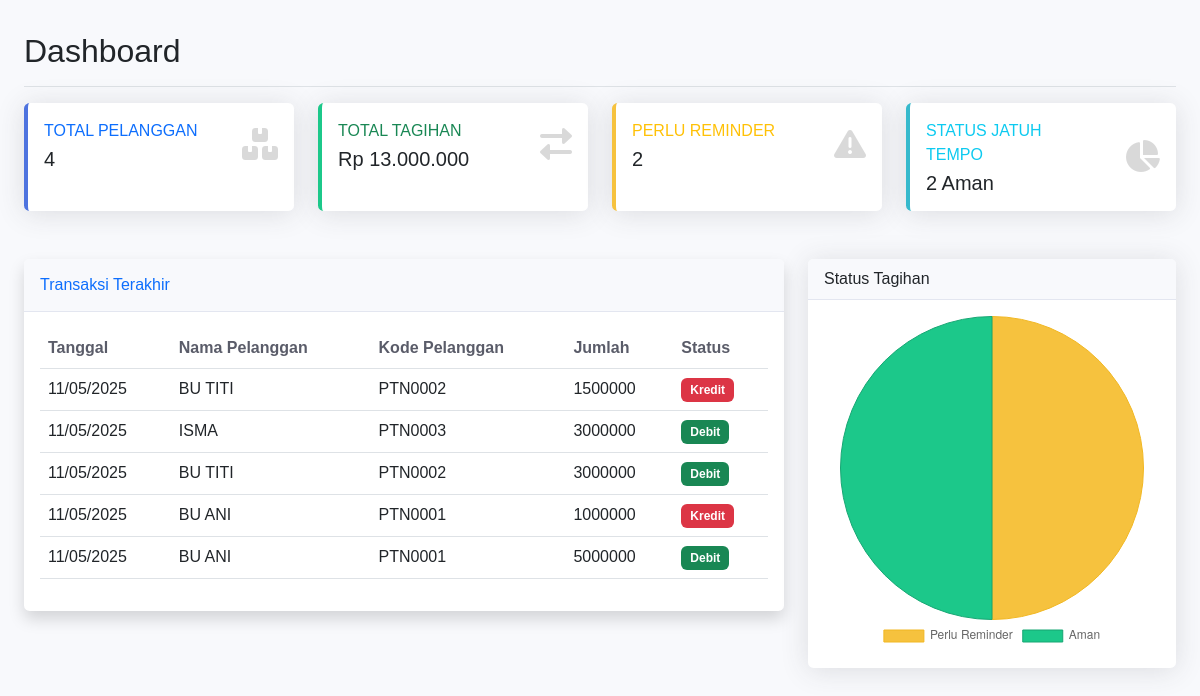
/dashboard.php, run on an earlier commit of the app's database.
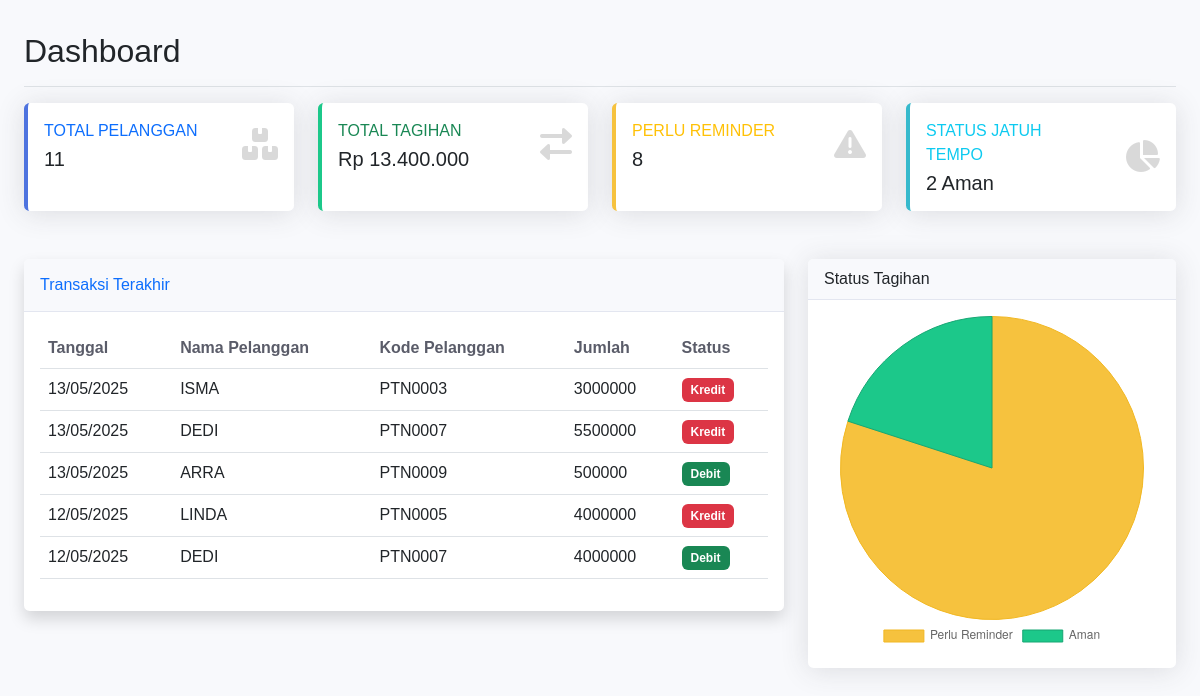
And on a later commit of the database.
### tables this page shows
CREATE TABLE `tagihan` (
  `id` int(11) NOT NULL,
  `id_pelanggan` int(11) NOT NULL,
  `tgl_transaksi` datetime NOT NULL DEFAULT CURRENT_TIMESTAMP,
  `transaksi` enum('debit','kredit') NOT NULL,
  `jumlah` int(11) NOT NULL,
  `keterangan` varchar(100) NOT NULL,
  `tgl_jt` date DEFAULT NULL
);

CREATE TABLE `pelanggan` (
  `id` int(11) NOT NULL,
  `kode_pelanggan` varchar(20) NOT NULL,
  `nama_pelanggan` varchar(100) NOT NULL,
  `alamat` varchar(200) NOT NULL,
  `no_hp` varchar(20) NOT NULL,
  `tagihan` int(11) NOT NULL,
  `keterangan` varchar(100) NOT NULL
);

### dashboard.php (the view, shortened to what the changed rows need)
<?php
include 'config/koneksi.php';
$today = date('Y-m-d');
$total_all_query = "SELECT
    SUM(CASE WHEN t.transaksi = 'debit' THEN t.jumlah ELSE 0 END) as total_debit_all,
    SUM(CASE WHEN t.transaksi = 'kredit' THEN t.jumlah ELSE 0 END) as total_kredit_all
FROM tagihan t
JOIN pelanggan p ON t.id_pelanggan = p.id
";
$total_pelanggan = $conn->query("SELECT COUNT(*) as total FROM pelanggan")->fetch_assoc()['total'];
$total_all_result = mysqli_query($conn, $total_all_query);
$total_all = mysqli_fetch_assoc($total_all_result);
$selisih_keseluruhan = $total_all['total_debit_all'] - $total_all['total_kredit_all'];
$jatuh_tempo = $conn->query("SELECT COUNT(*) as total FROM tagihan WHERE tgl_jt <= '$today' AND jumlah > 0")->fetch_assoc()['total'];
$recent_transaksi = $conn->query("
    SELECT p.*, b.nama_pelanggan, b.kode_pelanggan
    FROM tagihan p
    JOIN pelanggan b ON p.id_pelanggan = b.id
    ORDER BY p.tgl_transaksi DESC
    LIMIT 5
");
$transaksi_status = $conn->query("
   SELECT
        COUNT(CASE WHEN tgl_jt <= '$today' AND jumlah > 0 THEN 1 END) as perlu_remind,
        COUNT(CASE WHEN (tgl_jt > '$today' OR jumlah <= 0) THEN 1 END) as aman
    FROM tagihan
")->fetch_assoc();
?>
<!DOCTYPE html>
<html lang="id">
<head>
    <link href="https://cdn.jsdelivr.net/npm/bootstrap@5.3.0/dist/css/bootstrap.min.css" rel="stylesheet">
    <link href="https://cdnjs.cloudflare.com/ajax/libs/font-awesome/6.0.0/css/all.min.css" rel="stylesheet">
</head>
<body>
    <div class="container-fluid">
        <div class="row">
            <div class="col-md-12 col-lg-12 ms-auto px-4 py-3">
                <div class="d-flex justify-content-between flex-wrap flex-md-nowrap align-items-center pt-3 pb-2 mb-3 border-bottom">
                    <h1 class="h2">Dashboard</h1>
                </div>
                <div class="row mb-4">
                    <div class="col-xl-3 col-md-6 mb-4">
                        <div class="card stat-card primary h-100">
                            <div class="card-body">
                                <div class="row align-items-center">
                                    <div class="col">
                                        <div class="text-xs font-weight-bold text-primary text-uppercase mb-1">
                                            Total Pelanggan
                                        </div>
                                        <div class="h5 mb-0 font-weight-bold text-gray-800">
                                            <?= number_format($total_pelanggan) ?>
                                        </div>
                                    </div>
                                </div>
                            </div>
                        </div>
                    </div>
                    <div class="col-xl-3 col-md-6 mb-4">
                        <div class="card stat-card success h-100">
                            <div class="card-body">
                                <div class="row align-items-center">
                                    <div class="col">
                                        <div class="text-xs font-weight-bold text-success text-uppercase mb-1">
                                            Total Tagihan
                                        </div>
                                        <div class="h5 mb-0 font-weight-bold text-gray-800">
                                            Rp <?= number_format($selisih_keseluruhan, 0, ',', '.') ?>
                                        </div>
                                    </div>
                                </div>
                            </div>
                        </div>
                    </div>
                    <div class="col-xl-3 col-md-6 mb-4">
                        <div class="card stat-card warning h-100">
                            <div class="card-body">
                                <div class="row align-items-center">
                                    <div class="col">
                                        <div class="text-xs font-weight-bold text-warning text-uppercase mb-1">
                                            Perlu Reminder
                                        </div>
                                        <div class="h5 mb-0 font-weight-bold text-gray-800">
                                            <?= number_format($jatuh_tempo) ?>
                                        </div>
                                    </div>
                                </div>
                            </div>
                        </div>
                    </div>
                </div>
                <div class="row">
                    <div class="col-xl-8 col-lg-7">
                        <div class="card shadow mb-4">
                            <div class="card-body">
                                <div class="table-responsive">
                                    <table class="table">
                                        <thead>
                                            <tr>
                                                <th>Tanggal</th>
                                                <th>Nama Pelanggan</th>
                                                <th>Kode Pelanggan</th>
                                                <th>Jumlah</th>
                                                <th>Status</th>
                                            </tr>
                                        </thead>
                                        <tbody>
                                            <?php while ($t = $recent_transaksi->fetch_assoc()): ?>
                                                <tr>
                                                    <td><?= date('d/m/Y', strtotime($t['tgl_transaksi'])) ?></td>
                                                    <td><?= htmlspecialchars($t['nama_pelanggan']) ?></td>
                                                    <td><?= htmlspecialchars($t['kode_pelanggan']) ?></td>
                                                    <td><?= $t['jumlah'] ?></td>
                                                    <td>
                                                        <span class="badge bg-<?= $t['transaksi'] == 'debit' ? 'success' : 'danger' ?>">
                                                            <?= ucfirst($t['transaksi']) ?>
                                                        </span>
                                                    </td>
                                                </tr>
                                            <?php endwhile; ?>
                                        </tbody>
                                    </table>
                                </div>
                            </div>
                        </div>
                    </div>
                    <div class="col-lg-4">
                        <div class="card mb-4">
                            <div class="card-body">
                                <canvas id="tagihanChart"></canvas>
                            </div>
                        </div>
                    </div>
                </div>
            </div>
        </div>
        <script>
            const ctx = document.getElementById('tagihanChart').getContext('2d');
            const tagihanChart = new Chart(ctx, {
                type: 'pie',
                data: {
                    labels: ['Perlu Reminder', 'Aman'],
                    datasets: [{
                        label: 'Status Tagihan',
                        data: [<?= $transaksi_status['perlu_remind'] ?>, <?= $transaksi_status['aman'] ?>],
                        backgroundColor: [
                            '#f6c23e', // kuning buat "Perlu Reminder"
                            '#1cc88a' // hijau buat "Aman"
                        ],
                        borderColor: [
                            '#f1b722',
                            '#17a673'
                        ],
                        borderWidth: 1
                    }]
                },
                options: {
                    responsive: true,
                    plugins: {
                        legend: {
                            position: 'bottom',
                        },
                        tooltip: {
                            callbacks: {
                                label: function(context) {
                                    return `${context.label}: ${context.parsed} data`;
                                }
                            }
                        }
                    }
                }
            });
        </script>
</body>
</html>

What changed in the data, as far as the page shows it:
no longer on this page (row unchanged): tagihan: tgl_transaksi "11/05/2025", id_pelanggan.nama_pelanggan "BU TITI", id_pelanggan.kode_pelanggan "PTN0002", jumlah "1500000", transaksi "Kredit"
no longer on this page (row unchanged): tagihan: tgl_transaksi "11/05/2025", id_pelanggan.nama_pelanggan "ISMA", id_pelanggan.kode_pelanggan "PTN0003", jumlah "3000000", transaksi "Debit"
no longer on this page (row unchanged): tagihan: tgl_transaksi "11/05/2025", id_pelanggan.nama_pelanggan "BU TITI", id_pelanggan.kode_pelanggan "PTN0002", jumlah "3000000", transaksi "Debit"
no longer on this page (row unchanged): tagihan: tgl_transaksi "11/05/2025", id_pelanggan.nama_pelanggan "BU ANI", id_pelanggan.kode_pelanggan "PTN0001", jumlah "1000000", transaksi "Kredit"
no longer on this page (row unchanged): tagihan: tgl_transaksi "11/05/2025", id_pelanggan.nama_pelanggan "BU ANI", id_pelanggan.kode_pelanggan "PTN0001", jumlah "5000000", transaksi "Debit"
added tagihan: tgl_transaksi "13/05/2025", id_pelanggan.nama_pelanggan "ISMA", id_pelanggan.kode_pelanggan "PTN0003", jumlah "3000000", transaksi "Kredit"
added tagihan: tgl_transaksi "13/05/2025", id_pelanggan.nama_pelanggan "DEDI", id_pelanggan.kode_pelanggan "PTN0007", jumlah "5500000", transaksi "Kredit"
added tagihan: tgl_transaksi "13/05/2025", id_pelanggan.nama_pelanggan "ARRA", id_pelanggan.kode_pelanggan "PTN0009", jumlah "500000", transaksi "Debit"
added tagihan: tgl_transaksi "12/05/2025", id_pelanggan.nama_pelanggan "LINDA", id_pelanggan.kode_pelanggan "PTN0005", jumlah "4000000", transaksi "Kredit"
added tagihan: tgl_transaksi "12/05/2025", id_pelanggan.nama_pelanggan "DEDI", id_pelanggan.kode_pelanggan "PTN0007", jumlah "4000000", transaksi "Debit"
Also different on the page:
$total_pelanggan: "4" → "11"
$selisih_keseluruhan: "13.000.000" → "13.400.000"
$jatuh_tempo: "2" → "8"
chart data {{ $transaksi_status['perlu_remind'] }}: 2 → 8
